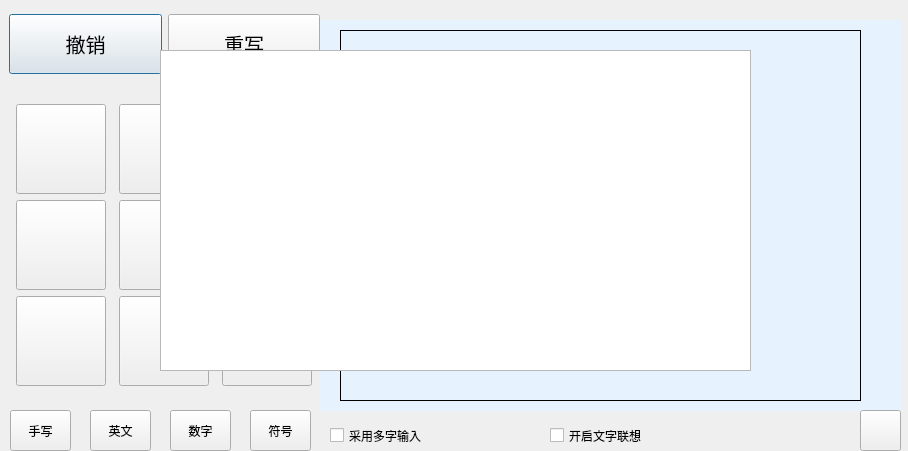
<?xml version="1.0" encoding="UTF-8"?>
<ui version="4.0">
 <class>MainWindow</class>
 <widget class="QDialog" name="MainWindow">
  <property name="geometry">
   <rect>
    <x>0</x>
    <y>0</y>
    <width>908</width>
    <height>451</height>
   </rect>
  </property>
  <property name="windowTitle">
   <string>手写输入法</string>
  </property>
  <widget class="QWidget" name="layoutWidget">
   <property name="geometry">
    <rect>
     <x>9</x>
     <y>-10</y>
     <width>311</width>
     <height>421</height>
    </rect>
   </property>
   <layout class="QVBoxLayout" name="verticalLayout">
    <item>
     <layout class="QHBoxLayout" name="horizontalLayout">
      <item>
       <widget class="QPushButton" name="Btn_CtrlZ">
        <property name="minimumSize">
         <size>
          <width>0</width>
          <height>60</height>
         </size>
        </property>
        <property name="maximumSize">
         <size>
          <width>16777215</width>
          <height>60</height>
         </size>
        </property>
        <property name="font">
         <font>
          <pointsize>15</pointsize>
         </font>
        </property>
        <property name="text">
         <string>撤销</string>
        </property>
       </widget>
      </item>
      <item>
       <widget class="QPushButton" name="Btn_clear">
        <property name="minimumSize">
         <size>
          <width>0</width>
          <height>60</height>
         </size>
        </property>
        <property name="maximumSize">
         <size>
          <width>16777215</width>
          <height>60</height>
         </size>
        </property>
        <property name="font">
         <font>
          <pointsize>15</pointsize>
         </font>
        </property>
        <property name="text">
         <string>重写</string>
        </property>
       </widget>
      </item>
     </layout>
    </item>
    <item>
     <layout class="QGridLayout" name="gridLayout">
      <item row="0" column="0">
       <widget class="QPushButton" name="Btn_word1">
        <property name="sizePolicy">
         <sizepolicy hsizetype="Minimum" vsizetype="Fixed">
          <horstretch>0</horstretch>
          <verstretch>0</verstretch>
         </sizepolicy>
        </property>
        <property name="minimumSize">
         <size>
          <width>90</width>
          <height>90</height>
         </size>
        </property>
        <property name="maximumSize">
         <size>
          <width>90</width>
          <height>90</height>
         </size>
        </property>
        <property name="font">
         <font>
          <pointsize>15</pointsize>
         </font>
        </property>
        <property name="text">
         <string/>
        </property>
       </widget>
      </item>
      <item row="0" column="1">
       <widget class="QPushButton" name="Btn_word2">
        <property name="sizePolicy">
         <sizepolicy hsizetype="Minimum" vsizetype="Fixed">
          <horstretch>0</horstretch>
          <verstretch>0</verstretch>
         </sizepolicy>
        </property>
        <property name="minimumSize">
         <size>
          <width>90</width>
          <height>90</height>
         </size>
        </property>
        <property name="maximumSize">
         <size>
          <width>90</width>
          <height>90</height>
         </size>
        </property>
        <property name="font">
         <font>
          <pointsize>15</pointsize>
         </font>
        </property>
        <property name="text">
         <string/>
        </property>
       </widget>
      </item>
      <item row="0" column="2">
       <widget class="QPushButton" name="Btn_word4">
        <property name="sizePolicy">
         <sizepolicy hsizetype="Minimum" vsizetype="Fixed">
          <horstretch>0</horstretch>
          <verstretch>0</verstretch>
         </sizepolicy>
        </property>
        <property name="minimumSize">
         <size>
          <width>90</width>
          <height>90</height>
         </size>
        </property>
        <property name="maximumSize">
         <size>
          <width>90</width>
          <height>90</height>
         </size>
        </property>
        <property name="font">
         <font>
          <pointsize>15</pointsize>
         </font>
        </property>
        <property name="text">
         <string/>
        </property>
       </widget>
      </item>
      <item row="1" column="0">
       <widget class="QPushButton" name="Btn_word3">
        <property name="sizePolicy">
         <sizepolicy hsizetype="Minimum" vsizetype="Fixed">
          <horstretch>0</horstretch>
          <verstretch>0</verstretch>
         </sizepolicy>
        </property>
        <property name="minimumSize">
         <size>
          <width>90</width>
          <height>90</height>
         </size>
        </property>
        <property name="maximumSize">
         <size>
          <width>90</width>
          <height>90</height>
         </size>
        </property>
        <property name="font">
         <font>
          <pointsize>15</pointsize>
         </font>
        </property>
        <property name="text">
         <string/>
        </property>
       </widget>
      </item>
      <item row="1" column="1">
       <widget class="QPushButton" name="Btn_word5">
        <property name="sizePolicy">
         <sizepolicy hsizetype="Minimum" vsizetype="Fixed">
          <horstretch>0</horstretch>
          <verstretch>0</verstretch>
         </sizepolicy>
        </property>
        <property name="minimumSize">
         <size>
          <width>90</width>
          <height>90</height>
         </size>
        </property>
        <property name="maximumSize">
         <size>
          <width>90</width>
          <height>90</height>
         </size>
        </property>
        <property name="font">
         <font>
          <pointsize>15</pointsize>
         </font>
        </property>
        <property name="text">
         <string/>
        </property>
       </widget>
      </item>
      <item row="1" column="2">
       <widget class="QPushButton" name="Btn_word6">
        <property name="sizePolicy">
         <sizepolicy hsizetype="Minimum" vsizetype="Fixed">
          <horstretch>0</horstretch>
          <verstretch>0</verstretch>
         </sizepolicy>
        </property>
        <property name="minimumSize">
         <size>
          <width>90</width>
          <height>90</height>
         </size>
        </property>
        <property name="maximumSize">
         <size>
          <width>90</width>
          <height>90</height>
         </size>
        </property>
        <property name="font">
         <font>
          <pointsize>15</pointsize>
         </font>
        </property>
        <property name="text">
         <string/>
        </property>
       </widget>
      </item>
      <item row="2" column="0">
       <widget class="QPushButton" name="Btn_word7">
        <property name="sizePolicy">
         <sizepolicy hsizetype="Minimum" vsizetype="Fixed">
          <horstretch>0</horstretch>
          <verstretch>0</verstretch>
         </sizepolicy>
        </property>
        <property name="minimumSize">
         <size>
          <width>90</width>
          <height>90</height>
         </size>
        </property>
        <property name="maximumSize">
         <size>
          <width>90</width>
          <height>90</height>
         </size>
        </property>
        <property name="font">
         <font>
          <pointsize>15</pointsize>
         </font>
        </property>
        <property name="text">
         <string/>
        </property>
       </widget>
      </item>
      <item row="2" column="1">
       <widget class="QPushButton" name="Btn_word8">
        <property name="sizePolicy">
         <sizepolicy hsizetype="Minimum" vsizetype="Fixed">
          <horstretch>0</horstretch>
          <verstretch>0</verstretch>
         </sizepolicy>
        </property>
        <property name="minimumSize">
         <size>
          <width>90</width>
          <height>90</height>
         </size>
        </property>
        <property name="maximumSize">
         <size>
          <width>90</width>
          <height>90</height>
         </size>
        </property>
        <property name="font">
         <font>
          <pointsize>15</pointsize>
         </font>
        </property>
        <property name="text">
         <string/>
        </property>
       </widget>
      </item>
      <item row="2" column="2">
       <widget class="QPushButton" name="Btn_word9">
        <property name="sizePolicy">
         <sizepolicy hsizetype="Minimum" vsizetype="Fixed">
          <horstretch>0</horstretch>
          <verstretch>0</verstretch>
         </sizepolicy>
        </property>
        <property name="minimumSize">
         <size>
          <width>90</width>
          <height>90</height>
         </size>
        </property>
        <property name="maximumSize">
         <size>
          <width>90</width>
          <height>90</height>
         </size>
        </property>
        <property name="font">
         <font>
          <pointsize>15</pointsize>
         </font>
        </property>
        <property name="text">
         <string/>
        </property>
       </widget>
      </item>
     </layout>
    </item>
   </layout>
  </widget>
  <widget class="QPushButton" name="Btn_HandWriting">
   <property name="geometry">
    <rect>
     <x>10</x>
     <y>410</y>
     <width>61</width>
     <height>41</height>
    </rect>
   </property>
   <property name="text">
    <string>手写</string>
   </property>
  </widget>
  <widget class="QPushButton" name="Btn_en">
   <property name="geometry">
    <rect>
     <x>90</x>
     <y>410</y>
     <width>61</width>
     <height>41</height>
    </rect>
   </property>
   <property name="text">
    <string>英文</string>
   </property>
  </widget>
  <widget class="QPushButton" name="Btn_num">
   <property name="geometry">
    <rect>
     <x>170</x>
     <y>410</y>
     <width>61</width>
     <height>41</height>
    </rect>
   </property>
   <property name="text">
    <string>数字</string>
   </property>
  </widget>
  <widget class="QPushButton" name="Btn_sym">
   <property name="geometry">
    <rect>
     <x>250</x>
     <y>410</y>
     <width>61</width>
     <height>41</height>
    </rect>
   </property>
   <property name="text">
    <string>符号</string>
   </property>
  </widget>
  <widget class="QStackedWidget" name="stackedWidget">
   <property name="geometry">
    <rect>
     <x>320</x>
     <y>20</y>
     <width>581</width>
     <height>391</height>
    </rect>
   </property>
   <property name="styleSheet">
    <string notr="true">background-color: #E6F3FF;</string>
   </property>
   <property name="currentIndex">
    <number>0</number>
   </property>
   <widget class="QWidget" name="page_handwrting">
    <widget class="QLabel" name="label">
     <property name="geometry">
      <rect>
       <x>20</x>
       <y>10</y>
       <width>521</width>
       <height>371</height>
      </rect>
     </property>
     <property name="frameShape">
      <enum>QFrame::Box</enum>
     </property>
     <property name="text">
      <string/>
     </property>
    </widget>
   </widget>
   <widget class="QWidget" name="page_en">
    <property name="styleSheet">
     <string notr="true"/>
    </property>
   </widget>
   <widget class="QWidget" name="page_num"/>
   <widget class="QWidget" name="page_sym"/>
  </widget>
  <widget class="QTableWidget" name="settingWidget">
   <property name="geometry">
    <rect>
     <x>160</x>
     <y>50</y>
     <width>591</width>
     <height>321</height>
    </rect>
   </property>
  </widget>
  <widget class="QPushButton" name="Btn_setting">
   <property name="geometry">
    <rect>
     <x>860</x>
     <y>410</y>
     <width>41</width>
     <height>41</height>
    </rect>
   </property>
   <property name="text">
    <string/>
   </property>
  </widget>
  <widget class="QCheckBox" name="Multiple_words">
   <property name="geometry">
    <rect>
     <x>330</x>
     <y>415</y>
     <width>201</width>
     <height>41</height>
    </rect>
   </property>
   <property name="text">
    <string>采用多字输入</string>
   </property>
  </widget>
  <widget class="QCheckBox" name="Lenovo_words">
   <property name="geometry">
    <rect>
     <x>550</x>
     <y>420</y>
     <width>191</width>
     <height>31</height>
    </rect>
   </property>
   <property name="text">
    <string>开启文字联想</string>
   </property>
  </widget>
  <zorder>layoutWidget</zorder>
  <zorder>Btn_HandWriting</zorder>
  <zorder>Btn_en</zorder>
  <zorder>Btn_num</zorder>
  <zorder>Btn_sym</zorder>
  <zorder>stackedWidget</zorder>
  <zorder>Btn_setting</zorder>
  <zorder>Multiple_words</zorder>
  <zorder>Lenovo_words</zorder>
  <zorder>settingWidget</zorder>
 </widget>
 <resources/>
 <connections/>
</ui>
